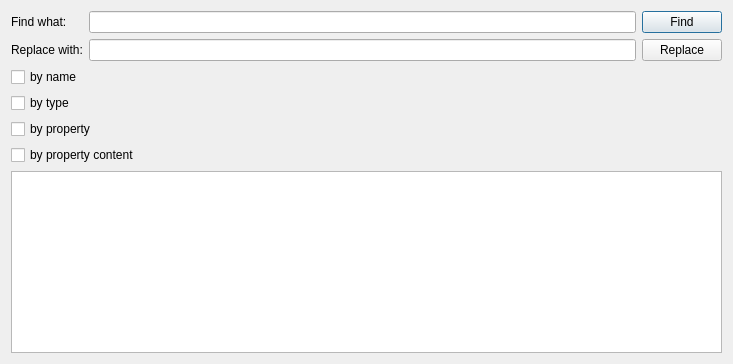
<?xml version="1.0" encoding="UTF-8"?>
<ui version="4.0">
 <class>FindReplaceDialog</class>
 <widget class="QDialog" name="FindReplaceDialog">
  <property name="geometry">
   <rect>
    <x>0</x>
    <y>0</y>
    <width>733</width>
    <height>364</height>
   </rect>
  </property>
  <property name="windowTitle">
   <string>Dialog</string>
  </property>
  <layout class="QGridLayout" name="gridLayout">
   <item row="0" column="0">
    <layout class="QGridLayout" name="mMainLayout">
     <item row="0" column="1">
      <layout class="QVBoxLayout" name="mCentralLayout">
       <item>
        <layout class="QHBoxLayout" name="mRequestLayout">
         <item>
          <layout class="QVBoxLayout" name="mLabelLayout">
           <item>
            <widget class="QLabel" name="mFindLabel">
             <property name="text">
              <string>Find what:</string>
             </property>
            </widget>
           </item>
           <item>
            <widget class="QLabel" name="mReplaceLabel">
             <property name="text">
              <string>Replace with:</string>
             </property>
            </widget>
           </item>
          </layout>
         </item>
         <item>
          <layout class="QVBoxLayout" name="mEditLayout">
           <item>
            <widget class="QLineEdit" name="mFindEdit"/>
           </item>
           <item>
            <widget class="QLineEdit" name="mReplaceEdit"/>
           </item>
          </layout>
         </item>
         <item>
          <layout class="QVBoxLayout" name="mButtonLayout">
           <item>
            <widget class="QPushButton" name="mFindButton">
             <property name="text">
              <string>Find</string>
             </property>
            </widget>
           </item>
           <item>
            <widget class="QPushButton" name="mReplaceButton">
             <property name="text">
              <string>Replace</string>
             </property>
            </widget>
           </item>
          </layout>
         </item>
        </layout>
       </item>
       <item>
        <widget class="QCheckBox" name="mByNameBox">
         <property name="text">
          <string>by name</string>
         </property>
        </widget>
       </item>
       <item>
        <widget class="QCheckBox" name="mByTypeBox">
         <property name="text">
          <string>by type</string>
         </property>
        </widget>
       </item>
       <item>
        <widget class="QCheckBox" name="mByPropertyBox">
         <property name="text">
          <string>by property</string>
         </property>
        </widget>
       </item>
       <item>
        <widget class="QCheckBox" name="mByContentBox">
         <property name="text">
          <string>by property content</string>
         </property>
        </widget>
       </item>
       <item>
        <widget class="QListWidget" name="mListWidget"/>
       </item>
      </layout>
     </item>
    </layout>
   </item>
  </layout>
 </widget>
 <resources/>
 <connections/>
</ui>
